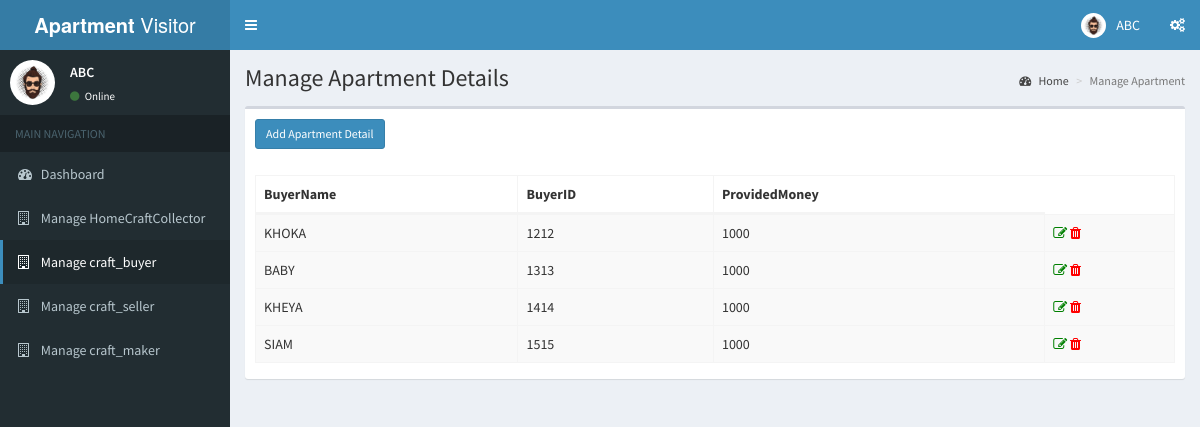
The app's page /craftBuyer.php (signed in) with its own data.
### tables this page shows
create table craft_buyer(
    buyer_name varchar(20),
    buyer_id int(4) not null,
    provided_money int(10) not null,
    primary key(buyer_id)
);

### craftBuyer.php (the view, shortened to what this page needs)
<?php
  include('includes/dbconn.php');
  if (strlen($_SESSION['avmsaid']==0)) {
   header('location:logout.php');
   } else {
?>
<!DOCTYPE html>
<html>
<head>
  <link rel="stylesheet" href="bower_components/bootstrap/dist/css/bootstrap.min.css">
  <link rel="stylesheet" href="bower_components/font-awesome/css/font-awesome.min.css">
  <link rel="stylesheet" href="bower_components/Ionicons/css/ionicons.min.css">
  <link rel="stylesheet" href="dist/css/AdminLTE.min.css">
  <link rel="stylesheet" href="dist/css/skins/_all-skins.min.css">
  <link rel="stylesheet" href="bower_components/datatables.net-bs/css/dataTables.bootstrap.min.css">
</head>
<body class="hold-transition skin-blue sidebar-mini">
<div class="wrapper">
    <?php include 'includes/header.php'?>
    <?php $page='cb'; include 'includes/sidebar1.php'?>
  <div class="content-wrapper">
    <section class="content-header">
      <h1>
        Manage Apartment Details
      </h1>
      <ol class="breadcrumb">
        <li><a href="dashboard1.php"><i class="fa fa-dashboard"></i> Home</a></li>
        <li class="active">Manage Apartment</li>
      </ol>
    </section>
    <section class="content">
    <div class="row">
        <div class="col-xs-12">
          <div class="box">
            <div class="box-header">
              <h3 class="box-title"><a href="add-cb.php"><button type="button" class="btn btn-block btn-primary btn-sm">Add Apartment Detail</button></a></h3>
            </div>
            <div class="box-body">
              <table id="example1" class="table table-bordered table-hover table-striped">
                <thead>
                <tr>
                  <th>BuyerName</th>
                  <th>BuyerID</th>
                  <th>ProvidedMoney</th>
                </tr>
                </thead>
                <?php
                $ret=mysqli_query($con,"SELECT * from craft_buyer");
                while ($row=mysqli_fetch_array($ret)) {
                ?>
                <tbody>
                <tr>
                  <td><?php echo $row['buyer_name'];?></td>
                  <td><?php echo $row['buyer_id'];?></td>
                  <td><?php echo $row['provided_money'];?></td>
                  <td><a href="edit-apartment.php?editid=<?php echo $row['ID'];?>" title="View Full Details"><i class="fa fa-edit" style="color:green;"></i></a>
                  <a href="remove-apartment.php?editid=<?php echo $row['ID'];?>" title="View Full Details"><i class="fa fa-trash" style="color:red;"></i></a></td>
                </tr>
                <?php
                }?>
                </tbody>
              </table>
            </div>
          </div>
        </div>
      </div>
    </section>
  </div>
</div>
</body>
</html>
<?php } ?>

### includes/header.php (shortened to what this page needs)
<header class="main-header"  style="color:red">
    <a href="/allahbachao/dashboard.php" class="logo">
      <span class="logo-lg"><b>Apartment</b> Visitor Management System</span>
    </a>
    <nav class="navbar navbar-static-top">
      <a href="#" class="sidebar-toggle" data-toggle="push-menu" role="button">
      </a>
      <div class="navbar-custom-menu">
        <ul class="nav navbar-nav">
        <?php
        $name='ABC' ?>
          <li class="dropdown user user-menu">
            <a href="#" class="dropdown-toggle" data-toggle="dropdown">
              <img src="/allahbachaodist/img/img-ad.jpg" class="user-image" alt="User Image">
              <span class="hidden-xs"><?php echo $name; ?></span>
            </a>
          </li>
          <li>
            <a href="#" data-toggle="control-sidebar"><i class="fa fa-gears"></i></a>
          </li>
        </ul>
      </div>
    </nav>
  </header>

### includes/sidebar1.php (shortened to what this page needs)
<?php
  $name='ABC'; ?>
 <aside class="main-sidebar">
    <section class="sidebar">
      <div class="user-panel">
        <div class="pull-left image">
          <img src="/allahbachao/dist/img/img-ad.jpg" class="img-circle" alt="User Image">
        </div>
        <div class="pull-left info">
          <p><?php echo $name; ?></p>
          <a href="#"><i class="fa fa-circle text-success"></i> Online</a>
        </div>
      </div>
      <ul class="sidebar-menu" data-widget="tree">
        <li class="header">MAIN NAVIGATION</li>
        <li class="<?php if($page=='dashboard1') { echo 'active'; }?>">
          <a href="dashboard1.php">
            <i class="fa fa-dashboard"></i> <span>Dashboard</span>
          </a>
        </li>
        <li class="<?php if($page=='HomeCraftCollector') { echo 'active'; }?>">
          <a href="HomeCraftCollector.php">
            <i class="fa fa-building-o"></i> <span>Manage HomeCraftCollector</span>
          </a>
        </li>
        <li class="<?php if($page=='cb') { echo 'active'; }?>">
          <a href="craftBuyer.php">
            <i class="fa fa-building-o"></i> <span>Manage craft_buyer</span>
          </a>
        </li>
        <li class="<?php if($page=='crs') { echo 'active'; }?>">
          <a href="crs.php">
            <i class="fa fa-building-o"></i> <span>Manage craft_seller</span>
          </a>
        </li>
        <li class="<?php if($page=='cm') { echo 'active'; }?>">
          <a href="cm.php">
            <i class="fa fa-building-o"></i> <span>Manage craft_maker</span>
          </a>
        </li>
      </ul>
    </section>
  </aside>

### records on screen
craft_buyer: buyer_name "KHOKA", buyer_id "1212", provided_money "1000"
craft_buyer: buyer_name "BABY", buyer_id "1313", provided_money "1000"
craft_buyer: buyer_name "KHEYA", buyer_id "1414", provided_money "1000"
craft_buyer: buyer_name "SIAM", buyer_id "1515", provided_money "1000"

### other values on screen
$name "ABC"
